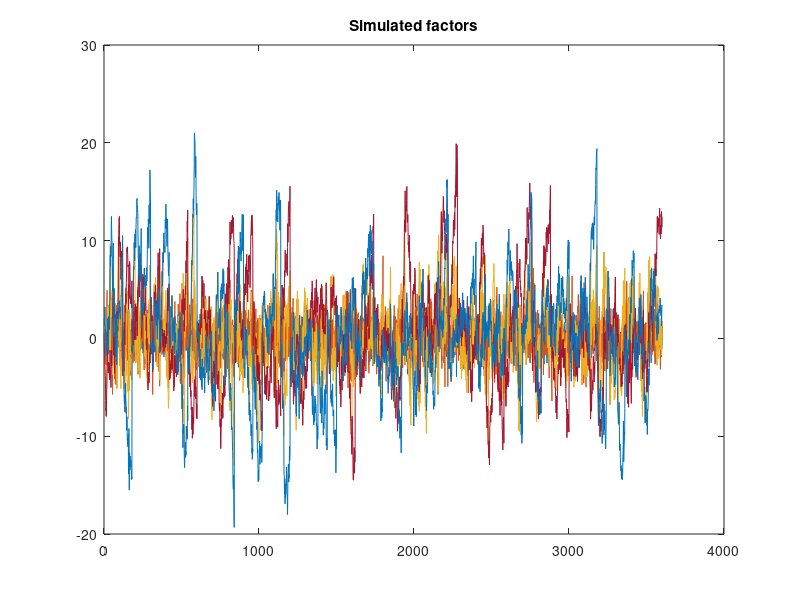
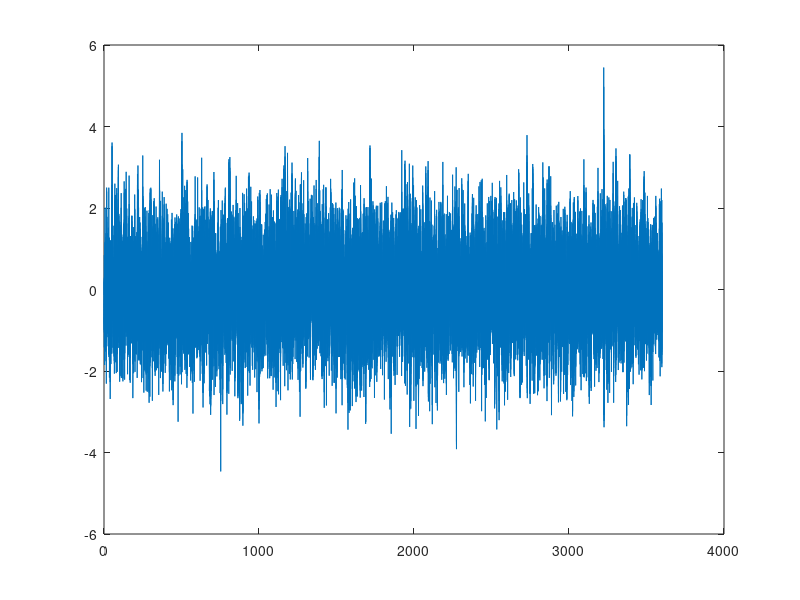

The MATLAB source for these figures, in order: (Note: this script raises an error after producing the figures.)
clear; close all; clc;
%-------------------------------------------------------------------------%
%-------------------------------------------------------------------------%
%-------------------------------------------------------------------------%
%- This code generates data from a multi-frequency factor model 
%- and estimates the coefficients via an EM algorithm. 
%- The model allows for series of daily, weekly, monthly and quarterly
%- series and the code is general enough so that any frequency may be
%- excluded. In such a case, the highest frequency factors are always 
%- ordered first. For details on the model and state space representation
%- see Modugno (2011). "Nowcasting inflation with high-frequency data" 
%- (https://www.ecb.europa.eu/pub/pdf/scpwps/ecbwp1324.pdf)
%- Note that the model implicitly assumes that the lower frequency
%- series are stock rather than flow variables. The latter can be implemented
%- following the (more complicated) approach in Banbura et al. (2011). 
%- "Nowcasting with Daily Data"(https://ideas.repec.org/p/red/sed012/555.html)
%-------------------------------------------------------------------------%
% generate data
%-------------------------------------------------------------------------%

% set-up
Nd = 10; % # of daily series  
Nw = 3; % # of weekly series
Nm = 4; % # of monthly series
Nq = 0; % # of quarterly series
Nr = 2; % # of factors
Np = 3; % # of lags in factor VAR
Np_eff = Np + 1; % # of lags of f in state vector (always needs to be one higher for covariance of factors in M-step!)
Nt = 3600; % # of observations (daily frequency)

% params
lam_d = [0.6 + 0.1 * randn(Nd, 1), -0.4 + 0.1 * randn(Nd, 1)]; 
lam_w = [0.6 + 0.1 * randn(Nw, 1), -0.4 + 0.1 * randn(Nw, 1)]; 
lam_m = [0.6 + 0.1 * randn(Nm, 1), -0.4 + 0.1 * randn(Nm, 1)];
lam_q = [0.6 + 0.1 * randn(Nq, 1), -0.4 + 0.1 * randn(Nq, 1)];

sig2_d = 0.2 + unifrnd(0.0, 0.2, Nd, 1);
sig2_w = 0.2 + unifrnd(0.0, 0.2, Nw, 1);
sig2_m = 0.2 + unifrnd(0.0, 0.2, Nm, 1);
sig2_q = 0.2 + unifrnd(0.0, 0.2, Nq, 1);

Phi = [0.3 * eye(Nr), -0.4 * eye(Nr), 0.1 * eye(Nr)];
Omeg = diag(unifrnd(0.8,1.2, Nr, 1));

% initialize mats for storage
y_d = NaN(Nd, Nt);
y_w = NaN(Nw, Nt);
y_m = NaN(Nm, Nt);
y_q = NaN(Nq, Nt);
F = NaN(Nr * Np, Nt); % companion form
f_w = NaN(Nr, Nt);
f_m = NaN(Nr, Nt);
f_q = NaN(Nr, Nt);

% indices for monthly and quarterly observations
N_d_w = 5; % # of days per week => working days
N_d_m = N_d_w * 4; % # of days per month
N_d_q = N_d_m * 3; % # of days per quarter

Xi_w = ones(Nt, 1); Xi_w(1:N_d_w:end) = 0; % equals 1 if start of new week
Xi_m = ones(Nt, 1); Xi_m(1:N_d_m:end) = 0; % equals 1 if start of new month
Xi_q = ones(Nt, 1); Xi_q(1:N_d_q:end) = 0; % equals 1 if start of new quarter

% loop over t
F(:, 1) = 0; 
for t = 1:Nt
    if t == 1
        F(1:Nr,t) = mvnrnd(zeros(Nr, 1), Omeg);
    else
        % daily factor 
        F(:,t) = [Phi; eye(Nr * (Np-1)) zeros(Nr * (Np-1), Nr)] * F(:, t-1) + [eye(Nr); zeros(Nr * (Np-1), Nr)] * mvnrnd(zeros(Nr, 1), Omeg)';
    end
    
    % daily data
    y_d(:, t) = lam_d * F(1:Nr, t) + sqrt(sig2_d) .* randn(Nd, 1);

    % weekly factor and data
    if Xi_w(t) == 0
        f_w(:, t) = F(1:Nr, t);
    else
        f_w(:, t) = f_w(:, t-1) + F(1:Nr, t);
    end
    y_w(:, t) = lam_w * f_w(:, t) + sqrt(sig2_w) .* randn(Nw, 1);

    % monthly factor and data
    if Xi_m(t) == 0
        f_m(:, t) = F(1:Nr, t);
    else
        f_m(:, t) = f_m(:, t-1) + F(1:Nr, t);
    end
    y_m(:, t) = lam_m * f_m(:, t) + sqrt(sig2_m) .* randn(Nm, 1);

    % quarterly factor and data
    if Xi_q(t) == 0
        f_q(:, t) = F(1:Nr, t);
    else
        f_q(:, t) = f_q(:, t-1) + F(1:Nr, t);
    end          
    y_q(:, t) = lam_q * f_q(:, t) + sqrt(sig2_q) .* randn(Nq, 1);    
end

% extract factor from companion form representation
f = F(1:Nr, :); 

% extract actually observed monthly and quarterly values
y_d_o = y_d; 
y_w_o = NaN(Nw, Nt);y_w_o(:, end:-N_d_w:1) = y_w(:, end:-N_d_w:1);
y_m_o = NaN(Nm, Nt);y_m_o(:, end:-N_d_m:1) = y_m(:, end:-N_d_m:1);
y_q_o = NaN(Nq, Nt);y_q_o(:, end:-N_d_q:1) = y_q(:, end:-N_d_q:1);

% plot factors and obs
figure; 
plot(f', 'Color', [0, 0.4470, 0.7410]); 
hold on; 
plot(f_w', 'Color', [0.8500, 0.3250, 0.0980]);
plot(f_m', 'Color', [0.9290, 0.6940, 0.1250]);
plot(f_q')
title('Simulated factors')

figure; 
plot(y_d', 'Color', [0, 0.4470, 0.7410]); 
hold on; 
plot(y_w', '-', 'Color', [0.8500, 0.3250, 0.0980, 0.2], 'LineWidth',0.5); % Color(4) = alpha!
plot(y_w_o', '-o', 'Color', [0.8500, 0.3250, 0.0980]);
plot(y_m', '-', 'Color', [0.9290, 0.6940, 0.1250, 0.2]);
plot(y_m_o', '-o','Color', [0.9290, 0.6940, 0.1250]);
plot(y_q', '-','Color', [0.4940, 0.1840, 0.5560, 0.2]);
plot(y_q_o', '-o','Color', [0.4940, 0.1840, 0.5560]);
title('Simulated observations')

%-------------------------------------------------------------------------%
% run Kalman smoother (E-step!)
%-------------------------------------------------------------------------%

% collect parameters in structure
params.lam_d = lam_d;
params.lam_w = lam_w;
params.lam_m = lam_m;
params.lam_q = lam_q;
params.sig2_d = sig2_d;
params.sig2_w = sig2_w;
params.sig2_m = sig2_m;
params.sig2_q = sig2_q;
params.Xi_w = Xi_w;
params.Xi_m = Xi_m;
params.Xi_q = Xi_q;
params.Phi = Phi;
params.Omeg = Omeg;

% state space form
[Z, H, T, R, Q] = f_state_space_params(params);

% Kalman smoother
s0 = zeros(size(Z, 2), 1); P0 = 10 * eye(size(Z, 2));
tic
[stT,PtT,LL] = f_KS_DK_logL([y_d_o; y_w_o; y_m_o; y_q_o],T,Z,H,R,Q,s0,P0);
toc

% plot actual and sampled states
nrow_plot = double(Nd > 0) + double(Nw > 0) + double(Nm > 0) + double(Nq > 0);

[id_f, id_f_lags, id_f_d, id_f_w, id_f_m, id_f_q] = f_id_fs(Nr, Np_eff, Nd, Nw, Nm, Nq); % get positions of factors in state vector

figure;
counter = 1;
if Nd > 0
subplot(nrow_plot,1,counter)
plot(stT(id_f_d, :)', 'b')
hold on
plot(f', 'r')
title('f_d (sampled in blue)')
counter = counter + 1;
end

if Nw > 0
subplot(nrow_plot,1,counter)
plot(stT(id_f_w, :)', 'b')
hold on
plot(f_w', 'r')
title('f_w (sampled in blue)')
counter = counter + 1;
end

if Nm > 0
subplot(nrow_plot,1,counter)
plot(stT(id_f_m, :)', 'b')
hold on
plot(f_m', 'r')
title('f_m (sampled in blue)')
counter = counter + 1;
end

if Nq > 0
subplot(nrow_plot,1,counter)
plot(stT(id_f_q, :)', 'b')
hold on
plot(f_q', 'r')
title('f_q (sampled in blue)')
end

%-------------------------------------------------------------------------%
% estimate parameters (M-step)
%-------------------------------------------------------------------------%

% get positions of factors in state vector
[id_f, id_f_lags, id_f_d, id_f_w, id_f_m, id_f_q] = f_id_fs(Nr, Np_eff, Nd, Nw, Nm, Nq);

% lam_d and sig_d
if Nd > 0
    [lam_d_hat, sig_d_hat] = f_sample_lam_sig(y_d_o, stT(id_f_d, :), PtT(id_f_d, id_f_d, :), sig2_d);
end

% lam_w and sig2_w
if Nw > 0
    [lam_w_hat, sig2_w_hat] = f_sample_lam_sig(y_w_o, stT(id_f_w, :), PtT(id_f_w, id_f_w, :), sig2_w);
end

% lam_m and sig2_m
if Nm > 0
    [lam_m_hat, sig2_m_hat] = f_sample_lam_sig(y_m_o, stT(id_f_m, :), PtT(id_f_m, id_f_m, :), sig2_m);
end

% lam_q and sig_q
if Nq > 0
    [lam_q_hat, sig2_q_hat] = f_sample_lam_sig(y_q_o, stT(id_f_q, :), PtT(id_f_q, id_f_q, :), sig2_q);
end

% Phi and Omeg
Phi_hat = (stT(id_f, :)*stT(id_f_lags, :)' + sum(PtT(id_f,id_f_lags,:),3))/(stT(id_f_lags, :)*stT(id_f_lags, :)' + sum(PtT(id_f_lags,id_f_lags,:),3)) ; 
Omeg_hat = 1/Nt * ((stT(id_f, :)*stT(id_f, :)' + sum(PtT(id_f,id_f,:),3))  - Phi_hat * (stT(id_f, :)*stT(id_f_lags, :)' + sum(PtT(id_f,id_f_lags,:),3))') ;
 
% plot estimated versus true parameters
nrow_plot = 1 + double(Nd > 0) + double(Nw > 0) + double(Nm > 0) + double(Nq > 0); % additional row for Phi and Omeg!
figure;
counter = 1;
subplot(nrow_plot,2,counter)
scatter(Phi(:), Phi_hat(:))
ylim([-1.0 1.0])
xlim([-1.0 1.0])
refline(1, 0)
title('Phi')
ylabel('estimate')
xlabel('actual')
counter = counter + 1;

subplot(nrow_plot,2,counter)
scatter(Omeg(:), Omeg_hat(:))
ylim([-1.5 1.5])
xlim([-1.5 1.5])
refline(1, 0)
title('Omeg')
ylabel('estimate')
xlabel('actual')
counter = counter + 1;

if Nd > 0
    subplot(nrow_plot,2,counter)
    scatter(lam_d(:, 1), lam_d_hat(:, 1), 'b')
    hold on;
    scatter(lam_d(:, 2), lam_d_hat(:, 2), 'r')
    ylim([-1 1])
    xlim([-1 1])
    refline(1, 0)
    title('lam_d')
    ylabel('estimate')
    xlabel('actual')
    counter = counter + 1;

    subplot(nrow_plot,2,counter)
    scatter(sig2_d, sig_d_hat)
    ylim([0 1])
    xlim([0 1])
    refline(1, 0)
    title('sig_d')
    ylabel('estimate')
    xlabel('actual')
    counter = counter + 1;
end

if Nw > 0
    subplot(nrow_plot,2,counter)
    scatter(lam_w(:, 1), lam_w_hat(:, 1), 'b')
    hold on;
    scatter(lam_w(:, 2), lam_w_hat(:, 2), 'r')
    ylim([-1 1])
    xlim([-1 1])
    refline(1, 0)
    title('lam_w')
    ylabel('estimate')
    xlabel('actual')
    counter = counter + 1;

    subplot(nrow_plot,2,counter)
    scatter(sig2_w, sig2_w_hat)
    ylim([0 1])
    xlim([0 1])
    refline(1, 0)
    title('sig_w')
    ylabel('estimate')
    xlabel('actual')
    counter = counter + 1;
end

if Nm > 0
    subplot(nrow_plot,2,counter)
    scatter(lam_m(:, 1), lam_m_hat(:, 1), 'b')
    hold on;
    scatter(lam_m(:, 2), lam_m_hat(:, 2), 'r')
    ylim([-1 1])
    xlim([-1 1])
    refline(1, 0)
    title('lam_m')
    ylabel('estimate')
    xlabel('actual')
    counter = counter + 1;

    subplot(nrow_plot,2,counter)
    scatter(sig2_m, sig2_m_hat)
    ylim([0 1])
    xlim([0 1])
    refline(1, 0)
    title('sig_m')
    ylabel('estimate')
    xlabel('actual')
    counter = counter + 1;
end

if Nq > 0
    subplot(nrow_plot,2,counter)
    scatter(lam_q(:, 1), lam_q_hat(:, 1), 'b')
    hold on;
    scatter(lam_q(:, 2), lam_q_hat(:, 2), 'r')
    ylim([-1 1])
    xlim([-1 1])
    refline(1, 0)
    title('lam_q')
    ylabel('estimate')
    xlabel('actual')
    counter = counter + 1;

    subplot(nrow_plot,2,counter)
    scatter(sig2_q, sig2_q_hat)
    ylim([0 1])
    xlim([0 1])
    refline(1, 0)
    title('sig_q')
    ylabel('estimate')
    xlabel('actual')
    counter = counter + 1;
end
